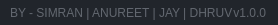
              <widget class="QFrame" name="frame_grip">
               <property name="minimumSize">
                <size>
                 <width>0</width>
                 <height>25</height>
                </size>
               </property>
               <property name="maximumSize">
                <size>
                 <width>16777215</width>
                 <height>25</height>
                </size>
               </property>
               <property name="styleSheet">
                <string notr="true">background-color: rgb(33, 37, 43);</string>
               </property>
               <property name="frameShape">
                <enum>QFrame::NoFrame</enum>
               </property>
               <property name="frameShadow">
                <enum>QFrame::Raised</enum>
               </property>
               <layout class="QHBoxLayout" name="horizontalLayout_6">
                <property name="spacing">
                 <number>0</number>
                </property>
                <property name="leftMargin">
                 <number>0</number>
                </property>
                <property name="topMargin">
                 <number>0</number>
                </property>
                <property name="rightMargin">
                 <number>2</number>
                </property>
                <property name="bottomMargin">
                 <number>0</number>
                </property>
                <item>
                 <widget class="QFrame" name="frame_label_bottom">
                  <property name="frameShape">
                   <enum>QFrame::NoFrame</enum>
                  </property>
                  <property name="frameShadow">
                   <enum>QFrame::Raised</enum>
                  </property>
                  <layout class="QHBoxLayout" name="horizontalLayout_7">
                   <property name="spacing">
                    <number>0</number>
                   </property>
                   <property name="leftMargin">
                    <number>10</number>
                   </property>
                   <property name="topMargin">
                    <number>0</number>
                   </property>
                   <property name="rightMargin">
                    <number>10</number>
                   </property>
                   <property name="bottomMargin">
                    <number>0</number>
                   </property>
                   <item>
                    <widget class="QLabel" name="label_credits">
                     <property name="font">
                      <font>
                       <family>Segoe UI</family>
                      </font>
                     </property>
                     <property name="styleSheet">
                      <string notr="true">color: rgb(98, 103, 111);</string>
                     </property>
                     <property name="text">
                      <string>BY - SIMRAN | ANUREET | JAY | DHRUV</string>
                     </property>
                    </widget>
                   </item>
                   <item>
                    <widget class="QLabel" name="label_version">
                     <property name="maximumSize">
                      <size>
                       <width>100</width>
                       <height>16777215</height>
                      </size>
                     </property>
                     <property name="font">
                      <font>
                       <family>Segoe UI</family>
                      </font>
                     </property>
                     <property name="styleSheet">
                      <string notr="true">color: rgb(98, 103, 111);</string>
                     </property>
                     <property name="text">
                      <string>v1.0.0</string>
                     </property>
                     <property name="alignment">
                      <set>Qt::AlignRight|Qt::AlignTrailing|Qt::AlignVCenter</set>
                     </property>
                    </widget>
                   </item>
                  </layout>
                 </widget>
                </item>
                <item>
                 <widget class="QFrame" name="frame_size_grip">
                  <property name="maximumSize">
                   <size>
                    <width>20</width>
                    <height>20</height>
                   </size>
                  </property>
                  <property name="styleSheet">
                   <string notr="true">QSizeGrip {
	background-image: url(:/16x16/icons/16x16/cil-size-grip.png);
	background-position: center;
	background-repeat: no-reperat;
}</string>
                  </property>
                  <property name="frameShape">
                   <enum>QFrame::NoFrame</enum>
                  </property>
                  <property name="frameShadow">
                   <enum>QFrame::Raised</enum>
                  </property>
                 </widget>
                </item>
               </layout>
              </widget>
